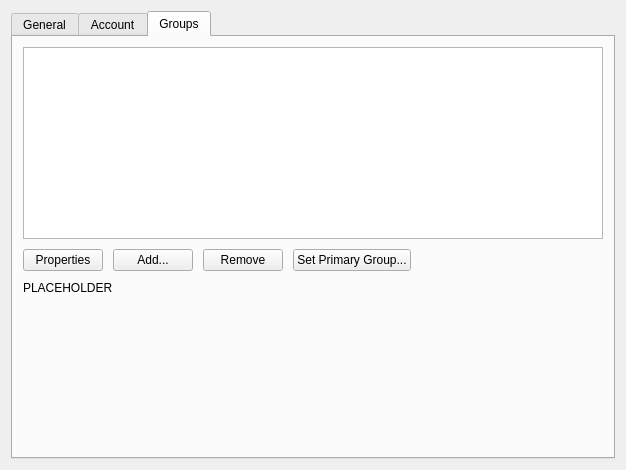
<?xml version="1.0" encoding="UTF-8"?>
<ui version="4.0">
 <class>UserResultsEditWidget</class>
 <widget class="QWidget" name="UserResultsEditWidget">
  <property name="geometry">
   <rect>
    <x>0</x>
    <y>0</y>
    <width>626</width>
    <height>470</height>
   </rect>
  </property>
  <property name="windowTitle">
   <string>Form</string>
  </property>
  <layout class="QVBoxLayout" name="verticalLayout_2">
   <item>
    <widget class="QTabWidget" name="tabWidget">
     <property name="tabPosition">
      <enum>QTabWidget::TabPosition::North</enum>
     </property>
     <property name="currentIndex">
      <number>2</number>
     </property>
     <widget class="QWidget" name="General">
      <attribute name="title">
       <string>General</string>
      </attribute>
      <layout class="QVBoxLayout" name="verticalLayout">
       <item>
        <layout class="QHBoxLayout" name="horizontalLayout_3">
         <item>
          <widget class="Line" name="line">
           <property name="orientation">
            <enum>Qt::Orientation::Vertical</enum>
           </property>
          </widget>
         </item>
         <item>
          <layout class="QVBoxLayout" name="photo_v_layout_2">
           <item>
            <layout class="QVBoxLayout" name="photo_box_2">
             <item>
              <widget class="QLabel" name="name_label_2">
               <property name="sizePolicy">
                <sizepolicy hsizetype="Preferred" vsizetype="Fixed">
                 <horstretch>0</horstretch>
                 <verstretch>0</verstretch>
                </sizepolicy>
               </property>
               <property name="maximumSize">
                <size>
                 <width>16777215</width>
                 <height>50</height>
                </size>
               </property>
               <property name="text">
                <string notr="true">PLACEHOLDER</string>
               </property>
              </widget>
             </item>
             <item>
              <widget class="QLabel" name="photo_edit_2">
               <property name="text">
                <string>PHOTO_PLACEHOLDER</string>
               </property>
               <property name="alignment">
                <set>Qt::AlignmentFlag::AlignCenter</set>
               </property>
              </widget>
             </item>
             <item>
              <widget class="QPushButton" name="change_photo_button_2">
               <property name="text">
                <string>Upload a photo...</string>
               </property>
              </widget>
             </item>
             <item>
              <widget class="QPushButton" name="remove_photo_button_2">
               <property name="text">
                <string>Remove photo</string>
               </property>
              </widget>
             </item>
            </layout>
           </item>
           <item>
            <spacer name="horizontalSpacer_2">
             <property name="orientation">
              <enum>Qt::Orientation::Vertical</enum>
             </property>
             <property name="sizeHint" stdset="0">
              <size>
               <width>0</width>
               <height>0</height>
              </size>
             </property>
            </spacer>
           </item>
          </layout>
         </item>
         <item>
          <layout class="QFormLayout" name="formLayout_2">
           <item row="0" column="0">
            <widget class="QLabel" name="firstNameLabel_2">
             <property name="text">
              <string>First Name:</string>
             </property>
            </widget>
           </item>
           <item row="0" column="1">
            <widget class="QLineEdit" name="first_name_edit_2"/>
           </item>
           <item row="1" column="0">
            <widget class="QLabel" name="middle_name_label_2">
             <property name="text">
              <string>Middle Name:</string>
             </property>
            </widget>
           </item>
           <item row="1" column="1">
            <widget class="QLineEdit" name="middle_name_edit_2"/>
           </item>
           <item row="2" column="0">
            <widget class="QLabel" name="lastNameLabel_2">
             <property name="text">
              <string>Last Name:</string>
             </property>
            </widget>
           </item>
           <item row="2" column="1">
            <widget class="QLineEdit" name="last_name_edit_2"/>
           </item>
           <item row="3" column="0">
            <widget class="QLabel" name="fullNameLabel_2">
             <property name="text">
              <string>Display Name:</string>
             </property>
            </widget>
           </item>
           <item row="3" column="1">
            <widget class="QLineEdit" name="display_name_edit_2"/>
           </item>
           <item row="4" column="0">
            <widget class="QLabel" name="eMailLabel_2">
             <property name="text">
              <string>E-mail Address:</string>
             </property>
            </widget>
           </item>
           <item row="4" column="1">
            <widget class="QLineEdit" name="email_edit_2"/>
           </item>
           <item row="5" column="0">
            <widget class="QLabel" name="officeLocationLabel_2">
             <property name="text">
              <string>Office Location:</string>
             </property>
            </widget>
           </item>
           <item row="5" column="1">
            <widget class="QLineEdit" name="office_edit_2"/>
           </item>
           <item row="6" column="0">
            <widget class="QLabel" name="telephoneNumberLabel_2">
             <property name="text">
              <string>Telephone Number:</string>
             </property>
            </widget>
           </item>
           <item row="6" column="1">
            <layout class="QHBoxLayout" name="horizontalLayout_5">
             <item>
              <widget class="QLineEdit" name="telephone_edit_2"/>
             </item>
             <item>
              <widget class="QPushButton" name="telephone_button_2">
               <property name="text">
                <string>Other...</string>
               </property>
              </widget>
             </item>
            </layout>
           </item>
           <item row="7" column="0">
            <widget class="QLabel" name="webPageAddressLabel_2">
             <property name="text">
              <string>Web Page Address:</string>
             </property>
            </widget>
           </item>
           <item row="7" column="1">
            <layout class="QHBoxLayout" name="horizontalLayout_6">
             <item>
              <widget class="QLineEdit" name="web_page_edit_2"/>
             </item>
             <item>
              <widget class="QPushButton" name="web_page_button_2">
               <property name="text">
                <string>Other...</string>
               </property>
              </widget>
             </item>
            </layout>
           </item>
           <item row="8" column="0">
            <widget class="QLabel" name="jobTitleLabel">
             <property name="text">
              <string>Job Title:</string>
             </property>
            </widget>
           </item>
           <item row="8" column="1">
            <widget class="QLineEdit" name="job_title_edit"/>
           </item>
           <item row="9" column="0">
            <widget class="QLabel" name="departmentLabel">
             <property name="text">
              <string>Department:</string>
             </property>
            </widget>
           </item>
           <item row="9" column="1">
            <widget class="QLineEdit" name="department_edit"/>
           </item>
          </layout>
         </item>
        </layout>
       </item>
      </layout>
     </widget>
     <widget class="QWidget" name="Account">
      <attribute name="title">
       <string>Account</string>
      </attribute>
      <layout class="QVBoxLayout" name="verticalLayout_5">
       <item>
        <layout class="QFormLayout" name="formLayout">
         <item row="0" column="0">
          <widget class="QLabel" name="logonNameLabel">
           <property name="text">
            <string>Logon name:</string>
           </property>
          </widget>
         </item>
         <item row="0" column="1">
          <layout class="QHBoxLayout" name="horizontalLayout">
           <item>
            <widget class="QLineEdit" name="upn_prefix_edit"/>
           </item>
           <item>
            <widget class="QComboBox" name="upn_suffix_edit"/>
           </item>
          </layout>
         </item>
         <item row="1" column="0">
          <widget class="QLabel" name="unlockAccountLabel">
           <property name="text">
            <string>Unlock account:</string>
           </property>
          </widget>
         </item>
         <item row="1" column="1">
          <widget class="QCheckBox" name="unlock_check"/>
         </item>
         <item row="2" column="0">
          <widget class="QLabel" name="accountExpiresLabel">
           <property name="text">
            <string>Account expires:</string>
           </property>
          </widget>
         </item>
         <item row="2" column="1">
          <widget class="QFrame" name="frame">
           <property name="minimumSize">
            <size>
             <width>0</width>
             <height>0</height>
            </size>
           </property>
           <property name="frameShape">
            <enum>QFrame::Shape::StyledPanel</enum>
           </property>
           <property name="frameShadow">
            <enum>QFrame::Shadow::Raised</enum>
           </property>
           <layout class="QVBoxLayout" name="verticalLayout_4">
            <property name="leftMargin">
             <number>11</number>
            </property>
            <property name="topMargin">
             <number>11</number>
            </property>
            <property name="rightMargin">
             <number>11</number>
            </property>
            <property name="bottomMargin">
             <number>11</number>
            </property>
            <item>
             <widget class="ExpiryWidget" name="expiry_widget" native="true"/>
            </item>
           </layout>
          </widget>
         </item>
        </layout>
       </item>
       <item>
        <widget class="Line" name="line_4">
         <property name="orientation">
          <enum>Qt::Orientation::Horizontal</enum>
         </property>
        </widget>
       </item>
       <item>
        <layout class="QHBoxLayout" name="horizontalLayout_7">
         <item>
          <widget class="QPushButton" name="logon_computers_button">
           <property name="text">
            <string>Logon computers...</string>
           </property>
          </widget>
         </item>
         <item>
          <spacer name="horizontalSpacer_3">
           <property name="orientation">
            <enum>Qt::Orientation::Horizontal</enum>
           </property>
           <property name="sizeHint" stdset="0">
            <size>
             <width>40</width>
             <height>20</height>
            </size>
           </property>
          </spacer>
         </item>
        </layout>
       </item>
       <item>
        <layout class="QHBoxLayout" name="horizontalLayout_4">
         <item>
          <widget class="QPushButton" name="logon_hours_button">
           <property name="text">
            <string>Logon hours...</string>
           </property>
          </widget>
         </item>
         <item>
          <spacer name="horizontalSpacer">
           <property name="orientation">
            <enum>Qt::Orientation::Horizontal</enum>
           </property>
           <property name="sizeHint" stdset="0">
            <size>
             <width>40</width>
             <height>20</height>
            </size>
           </property>
          </spacer>
         </item>
        </layout>
       </item>
       <item>
        <widget class="Line" name="line_3">
         <property name="orientation">
          <enum>Qt::Orientation::Horizontal</enum>
         </property>
        </widget>
       </item>
       <item>
        <widget class="QLabel" name="label">
         <property name="text">
          <string>Account options:</string>
         </property>
        </widget>
       </item>
       <item>
        <widget class="QScrollArea" name="scrollArea">
         <property name="widgetResizable">
          <bool>true</bool>
         </property>
         <widget class="QWidget" name="scrollAreaWidgetContents_5">
          <property name="geometry">
           <rect>
            <x>0</x>
            <y>0</y>
            <width>575</width>
            <height>276</height>
           </rect>
          </property>
          <layout class="QVBoxLayout" name="verticalLayout_3">
           <item>
            <widget class="QCheckBox" name="disabled_check">
             <property name="text">
              <string>Account disabled</string>
             </property>
            </widget>
           </item>
           <item>
            <widget class="QCheckBox" name="cant_change_pass_check">
             <property name="text">
              <string>User cannot change password</string>
             </property>
            </widget>
           </item>
           <item>
            <widget class="QCheckBox" name="pass_expired_check">
             <property name="text">
              <string>User must change password on next logon</string>
             </property>
            </widget>
           </item>
           <item>
            <widget class="QCheckBox" name="dont_expire_pass_check">
             <property name="text">
              <string>Don't expire password</string>
             </property>
            </widget>
           </item>
           <item>
            <widget class="QCheckBox" name="reversible_encrypt_check">
             <property name="text">
              <string>Store password using reversible encryption</string>
             </property>
            </widget>
           </item>
           <item>
            <widget class="QCheckBox" name="smartcard_check">
             <property name="text">
              <string>Smartcard is required for interactive logon</string>
             </property>
            </widget>
           </item>
           <item>
            <widget class="QCheckBox" name="cant_delegate_check">
             <property name="text">
              <string>Account is sensitive and cannot be delegated</string>
             </property>
            </widget>
           </item>
           <item>
            <widget class="QCheckBox" name="des_key_check">
             <property name="text">
              <string>Use Kerberos DES encryption types for this account</string>
             </property>
            </widget>
           </item>
           <item>
            <widget class="QCheckBox" name="require_preauth_check">
             <property name="text">
              <string>Don't require Kerberos pre-authentication</string>
             </property>
            </widget>
           </item>
          </layout>
         </widget>
        </widget>
       </item>
       <item>
        <widget class="Line" name="line_2">
         <property name="orientation">
          <enum>Qt::Orientation::Horizontal</enum>
         </property>
        </widget>
       </item>
       <item>
        <layout class="QHBoxLayout" name="horizontalLayout_2">
         <property name="bottomMargin">
          <number>20</number>
         </property>
         <item>
          <widget class="QLabel" name="label_2">
           <property name="text">
            <string>Password settings:</string>
           </property>
          </widget>
         </item>
         <item>
          <widget class="QLabel" name="pso_label">
           <property name="text">
            <string>PLACEHOLDER</string>
           </property>
          </widget>
         </item>
         <item>
          <spacer name="horizontalSpacer_4">
           <property name="orientation">
            <enum>Qt::Orientation::Horizontal</enum>
           </property>
           <property name="sizeHint" stdset="0">
            <size>
             <width>40</width>
             <height>20</height>
            </size>
           </property>
          </spacer>
         </item>
        </layout>
       </item>
       <item>
        <spacer name="verticalSpacer">
         <property name="orientation">
          <enum>Qt::Orientation::Vertical</enum>
         </property>
         <property name="sizeHint" stdset="0">
          <size>
           <width>20</width>
           <height>44</height>
          </size>
         </property>
        </spacer>
       </item>
      </layout>
     </widget>
     <widget class="QWidget" name="Groups">
      <attribute name="title">
       <string>Groups</string>
      </attribute>
      <layout class="QVBoxLayout" name="verticalLayout_6">
       <property name="spacing">
        <number>10</number>
       </property>
       <property name="leftMargin">
        <number>10</number>
       </property>
       <property name="topMargin">
        <number>10</number>
       </property>
       <property name="rightMargin">
        <number>10</number>
       </property>
       <property name="bottomMargin">
        <number>10</number>
       </property>
       <item>
        <widget class="QTreeView" name="view">
         <property name="contextMenuPolicy">
          <enum>Qt::ContextMenuPolicy::CustomContextMenu</enum>
         </property>
         <property name="editTriggers">
          <set>QAbstractItemView::EditTrigger::NoEditTriggers</set>
         </property>
         <property name="selectionMode">
          <enum>QAbstractItemView::SelectionMode::ExtendedSelection</enum>
         </property>
         <property name="sortingEnabled">
          <bool>true</bool>
         </property>
         <property name="allColumnsShowFocus">
          <bool>true</bool>
         </property>
        </widget>
       </item>
       <item>
        <layout class="QHBoxLayout" name="horizontalLayout_8">
         <property name="topMargin">
          <number>0</number>
         </property>
         <item>
          <widget class="QPushButton" name="properties_button">
           <property name="text">
            <string>Properties</string>
           </property>
          </widget>
         </item>
         <item>
          <widget class="QPushButton" name="add_button">
           <property name="text">
            <string>Add...</string>
           </property>
          </widget>
         </item>
         <item>
          <widget class="QPushButton" name="remove_button">
           <property name="text">
            <string>Remove</string>
           </property>
          </widget>
         </item>
         <item>
          <widget class="QPushButton" name="primary_button">
           <property name="text">
            <string>Set Primary Group...</string>
           </property>
          </widget>
         </item>
         <item>
          <spacer name="horizontalSpacer_5">
           <property name="orientation">
            <enum>Qt::Orientation::Horizontal</enum>
           </property>
           <property name="sizeHint" stdset="0">
            <size>
             <width>40</width>
             <height>20</height>
            </size>
           </property>
          </spacer>
         </item>
        </layout>
       </item>
       <item>
        <widget class="QLabel" name="primary_group_label">
         <property name="text">
          <string notr="true">PLACEHOLDER</string>
         </property>
        </widget>
       </item>
       <item>
        <spacer name="verticalSpacer_2">
         <property name="orientation">
          <enum>Qt::Orientation::Vertical</enum>
         </property>
         <property name="sizeHint" stdset="0">
          <size>
           <width>20</width>
           <height>40</height>
          </size>
         </property>
        </spacer>
       </item>
      </layout>
     </widget>
    </widget>
   </item>
  </layout>
 </widget>
 <customwidgets>
  <customwidget>
   <class>ExpiryWidget</class>
   <extends>QWidget</extends>
   <header>ui/attribute_edit/expiry_widget.h</header>
   <container>1</container>
  </customwidget>
 </customwidgets>
 <resources/>
 <connections/>
</ui>
